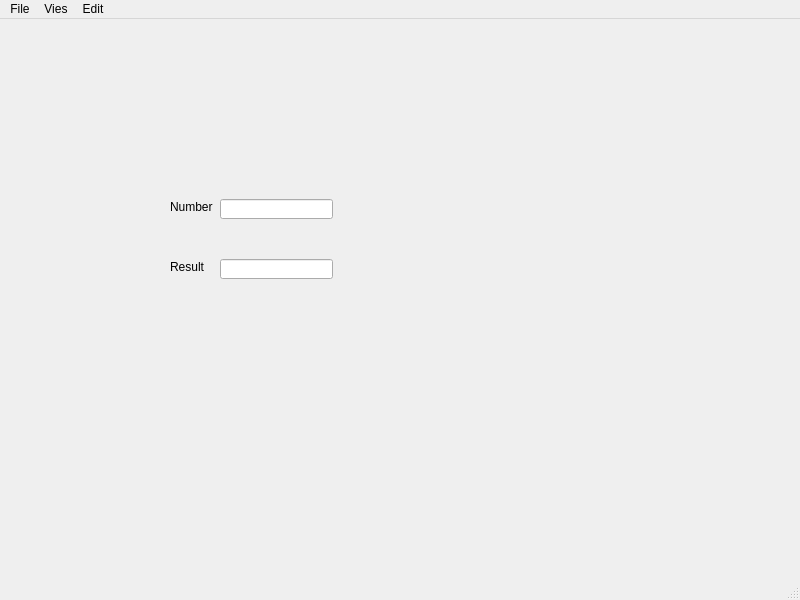
<?xml version="1.0" encoding="UTF-8"?>
<ui version="4.0">
 <class>MainWindow</class>
 <widget class="QMainWindow" name="MainWindow">
  <property name="geometry">
   <rect>
    <x>0</x>
    <y>0</y>
    <width>800</width>
    <height>600</height>
   </rect>
  </property>
  <property name="windowTitle">
   <string>MainWindow</string>
  </property>
  <widget class="QWidget" name="centralwidget">
   <widget class="QLineEdit" name="t1">
    <property name="geometry">
     <rect>
      <x>220</x>
      <y>180</y>
      <width>113</width>
      <height>20</height>
     </rect>
    </property>
   </widget>
   <widget class="QLineEdit" name="t2">
    <property name="geometry">
     <rect>
      <x>220</x>
      <y>240</y>
      <width>113</width>
      <height>20</height>
     </rect>
    </property>
   </widget>
   <widget class="QLabel" name="label">
    <property name="geometry">
     <rect>
      <x>170</x>
      <y>180</y>
      <width>91</width>
      <height>16</height>
     </rect>
    </property>
    <property name="text">
     <string>Number</string>
    </property>
   </widget>
   <widget class="QLabel" name="label_2">
    <property name="geometry">
     <rect>
      <x>170</x>
      <y>240</y>
      <width>91</width>
      <height>16</height>
     </rect>
    </property>
    <property name="text">
     <string>Result</string>
    </property>
   </widget>
  </widget>
  <widget class="QMenuBar" name="menubar">
   <property name="geometry">
    <rect>
     <x>0</x>
     <y>0</y>
     <width>800</width>
     <height>21</height>
    </rect>
   </property>
   <widget class="QMenu" name="menuFile">
    <property name="title">
     <string>File</string>
    </property>
    <addaction name="separator"/>
    <addaction name="actionSquare"/>
    <addaction name="separator"/>
    <addaction name="actionCubeRoot"/>
    <addaction name="separator"/>
    <addaction name="actionCube"/>
   </widget>
   <widget class="QMenu" name="menuVies">
    <property name="title">
     <string>Vies</string>
    </property>
    <addaction name="separator"/>
   </widget>
   <widget class="QMenu" name="menuEdit">
    <property name="title">
     <string>Edit</string>
    </property>
   </widget>
   <addaction name="menuFile"/>
   <addaction name="menuVies"/>
   <addaction name="menuEdit"/>
  </widget>
  <widget class="QStatusBar" name="statusbar"/>
  <action name="actionsqure">
   <property name="text">
    <string>squre</string>
   </property>
   <property name="shortcut">
    <string/>
   </property>
  </action>
  <action name="actionroot">
   <property name="text">
    <string>root</string>
   </property>
  </action>
  <action name="actioncube">
   <property name="text">
    <string>cube</string>
   </property>
  </action>
  <action name="actioncuberoot">
   <property name="text">
    <string>cuberoot</string>
   </property>
  </action>
  <action name="actioncubesqr">
   <property name="text">
    <string>cubesqr</string>
   </property>
  </action>
  <action name="actionQuit">
   <property name="text">
    <string>Quit</string>
   </property>
  </action>
  <action name="actionSquare">
   <property name="text">
    <string>Square</string>
   </property>
  </action>
  <action name="actionCubeRoot">
   <property name="text">
    <string>CubeRoot</string>
   </property>
  </action>
  <action name="actionCube">
   <property name="text">
    <string>Cube</string>
   </property>
  </action>
 </widget>
 <resources/>
 <connections/>
</ui>
